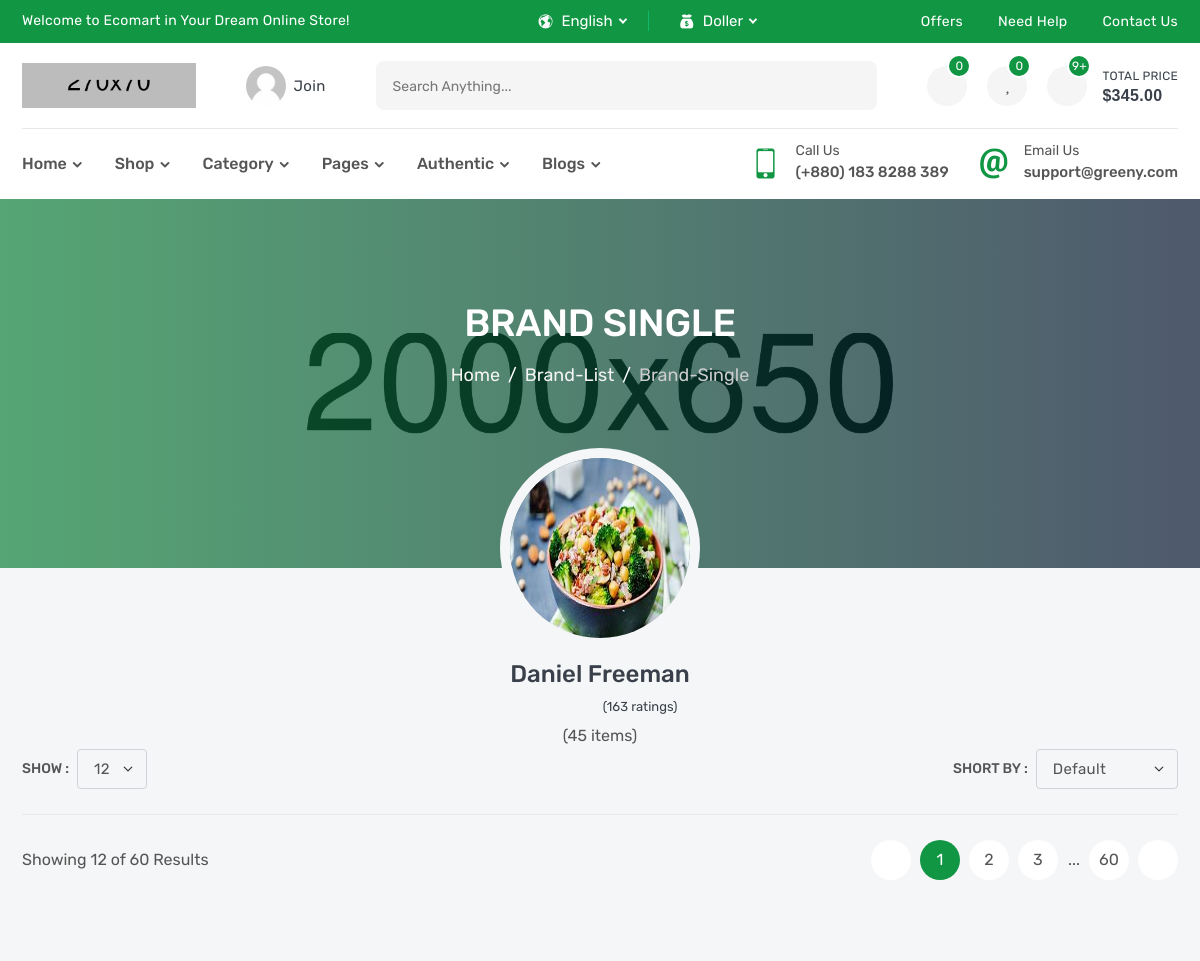
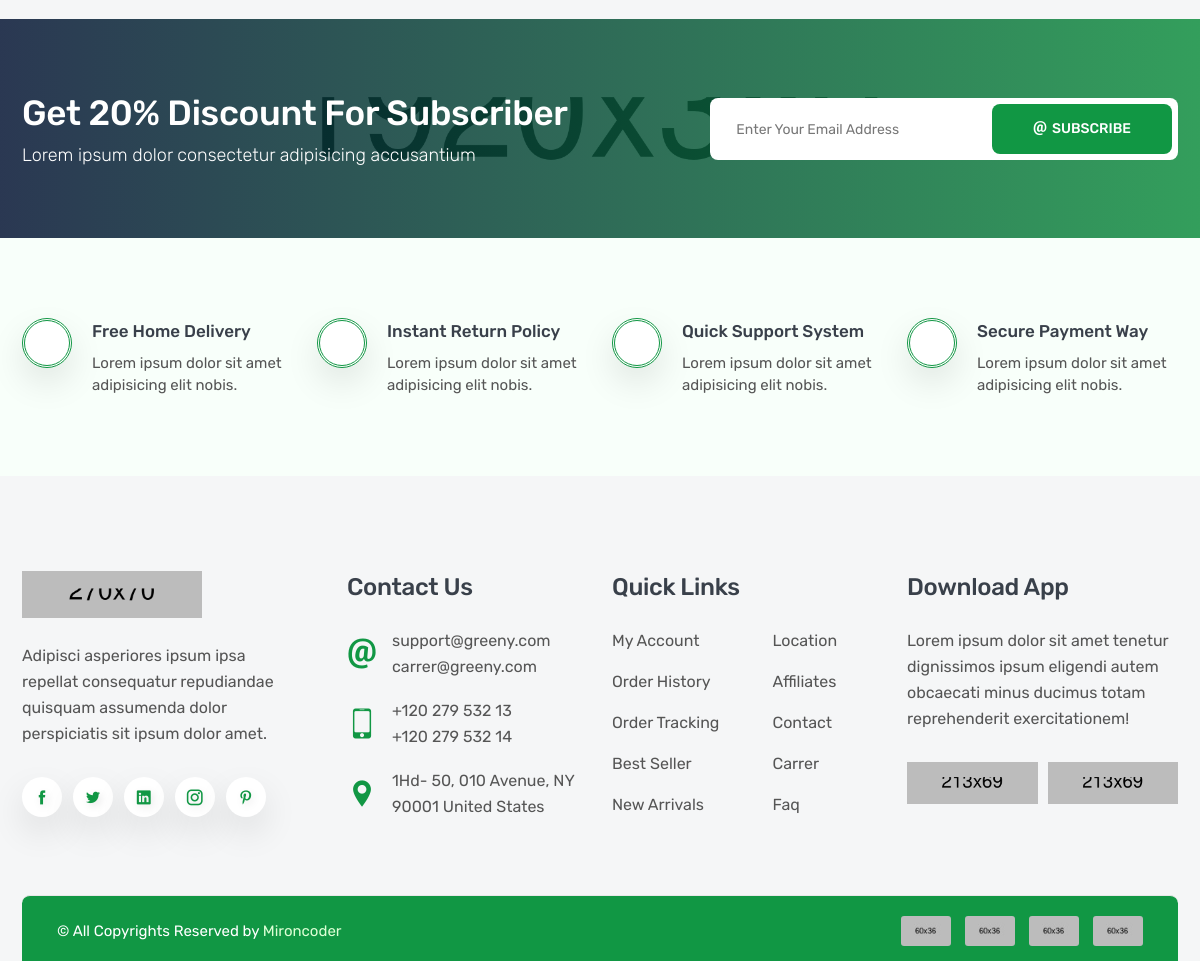
The page /products/brand/daniel-freeman on the database its author committed (2 pictures, top to bottom).
### products/models.py (models this page shows, shortened)
class Brand(models.Model):
    name = models.CharField(_('name'),max_length=100)
    image = models.ImageField(_('image'),upload_to='brand')
    slug = models.SlugField(null=True,blank=True)
    def __str__(self):
        return self.name

### products/views.py (the view)
# urls.py: path('brand/<slug:slug>',BrandDetail.as_view(),name = 'brand_detail'),
class BrandDetail(generic.ListView):
    model = Product
    template_name = 'products/brand_detail.html'
    def get_queryset(self):
        brand = Brand.objects.get(slug=self.kwargs['slug'])
        queryset = Product.objects.filter(brand=brand)
        return queryset
    def get_context_data(self, **kwargs):
        context = super().get_context_data(**kwargs)
        context["brand"] = Brand.objects.get(slug=self.kwargs['slug'])
        return context

### products/templates/products/brand_detail.html (shortened to what this page needs)
{% extends 'base.html'  %}
{% load static %}
{% block css %}
    <link rel="stylesheet" href="{% static 'ltr/css/brand-single.css' %}">
{% endblock css %}
{% block body %}
        <section class="single-banner" style="background: url(images/single-banner.jpg) no-repeat center;">
            <div class="container">
                <h2>Brand Single</h2>
                <ol class="breadcrumb">
                    <li class="breadcrumb-item"><a href="index.html">Home</a></li>
                    <li class="breadcrumb-item"><a href="brand-list.html">brand-list</a></li>
                    <li class="breadcrumb-item active" aria-current="page">brand-single</li>
                </ol>
            </div>
        </section>
        <div class="brand-single">
            <a href="#"><img src="{{brand.image.url}}" alt="brand"></a>
            <a href="#"><h3>{{brand}}</h3></a>
            <ul>
                <li class="fas fa-star active"></li>
                <li class="fas fa-star active"></li>
                <li class="fas fa-star active"></li>
                <li class="fas fa-star active"></li>
                <li class="fas fa-star"></li>
                <li class="total">(163 ratings)</li>
            </ul>
            <p>(45 items)</p>
        </div>
        <section class="inner-section shop-part">
            <div class="container">
                <div class="row">
                    <div class="col-lg-12">
                        <div class="top-filter">
                            <div class="filter-show">
                                <label class="filter-label">Show :</label>
                                <select class="form-select filter-select">
                                    <option value="1">12</option>
                                </select>
                            </div>
                            <div class="filter-short">
                                <label class="filter-label">Short by :</label>
                                <select class="form-select filter-select">
                                    <option selected>default</option>
                                </select>
                            </div>
                        </div>
                    </div>
                </div>
                <div class="row">
                    <div class="col-lg-12">
                        <div class="bottom-paginate">
                            <p class="page-info">Showing 12 of 60 Results</p>
                            <ul class="pagination">
                                <li class="page-item">
                                    <a class="page-link" href="#">
                                        <i class="fas fa-long-arrow-alt-left"></i>
                                    </a>
                                </li>
                                <li class="page-item"><a class="page-link active" href="#">1</a></li>
                                <li class="page-item"><a class="page-link" href="#">2</a></li>
                                <li class="page-item"><a class="page-link" href="#">3</a></li>
                                <li class="page-item">...</li>
                                <li class="page-item"><a class="page-link" href="#">60</a></li>
                                <li class="page-item">
                                    <a class="page-link" href="#">
                                        <i class="fas fa-long-arrow-alt-right"></i>
                                    </a>
                                </li>
                            </ul>
                        </div>
                    </div>
                </div>
            </div>
        </section>
        {% endblock body %}

### static/ltr/css/brand-single.css (style rules this page uses)
.single-banner { padding: 100px 0px 180px; }
.brand-single { position: relative; text-align: center; margin-top: -120px; z-index: 1; }
.brand-single a { display: block; }
.brand-single a img { width: 200px; height: 200px; border-radius: 50%; border: 10px solid var(--body); margin-bottom: 10px; }
.brand-single a h3 { text-transform: capitalize; margin-bottom: 3px; }
.brand-single ul { margin-bottom: 3px; }
.brand-single ul li { font-size: 13px; margin: 0px 1px; color: var(--gray); display: inline-block; }
.brand-single ul .active { color: var(--yellow); }
.brand-single ul .total { color: var(--heading); }

### rows shown on the page
Brand: image (picture), name "Daniel Freeman"
